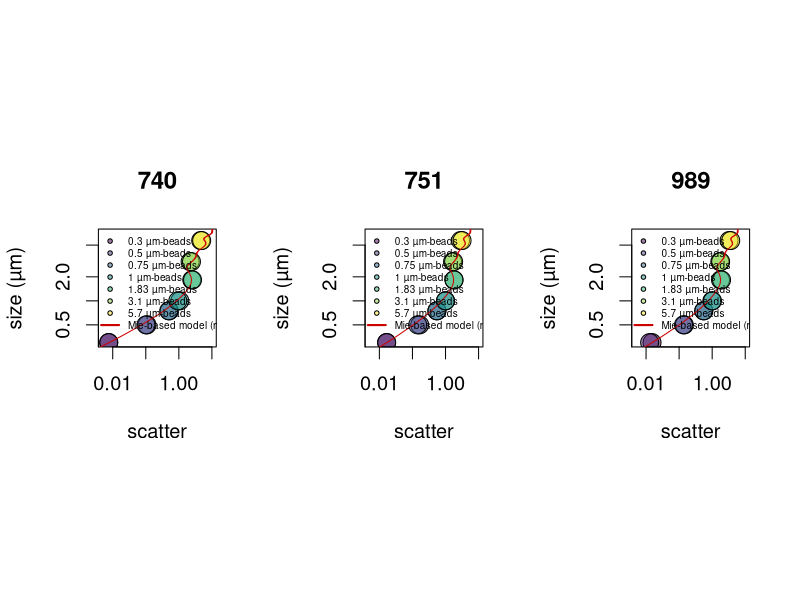

Write the R code that produced this figure. (Note: this script raises an error after producing the figure.)
library(scales)
library(viridis)
path.to.git.repository <- "~/Documents/DATA/Codes/fsc-size-calibration"
setwd(path.to.git.repository)

#############################
### scatter normalization ###
#############################

beads740 <- read.csv("740-summary.csv")
beads740$fsc <- 10^((beads740$fsc.corr.high/2^16)*3.5)
id.740 <- which(beads740$size == 1) # find 1 micron beads
beads740$normalized.fsc <- beads740$fsc/mean(beads740[id.740,'fsc'])
beads740 <- beads740[order(beads740$size),]

beads989<- read.csv("989-summary.csv")
beads989$fsc <- 10^((beads989$fsc.corr.high/2^16)*3.5)
id.989 <- which(beads989$size == 1) # find 1 micron beads
beads989$normalized.fsc <- beads989$fsc/mean(beads989[id.989,'fsc'])
beads989 <- beads989[order(beads989$size),]

beads751 <- read.csv("751-summary.csv")
beads751$fsc <- 10^((beads751$fsc.corr.high/2^16)*3.5)
id.751<- which(beads751$size == 1) # find 1 micron beads
beads751$normalized.fsc <- beads751 $fsc/mean(beads751 [id.751,'fsc'])
beads751 <- beads751[order(beads751$size),]


####################
### OPTIMIZATION ###
####################
library(DEoptim)

# Mie theory fitting
# n <- c(1.35/1.3371, 1.41/1.3371) # range given in Lehmuskero et al. Progr Oceanogr 2018
mie2 <- t(read.csv("meidata-1017.csv" ,header=F)) # low
mie1 <- t(read.csv("meidata-1031.csv" ,header=F)) # fit
mie3 <- t(read.csv("meidata-1045.csv" ,header=F)) # high
mie4 <- t(read.csv("meidata-beads.csv" ,header=F)) # particle of 1 µm, index of refraction of 1.6033

# optimization routine
sigma.lsq <- function(mie, beads, params){

     c <- params[1]
     b <- params[2]
     id <- findInterval(beads$size, mie[,1])
     scatt <- (mie[id,2]/c)^b

           df <- data.frame(obs=beads$normalized.fsc, pred=scatt)
      sigma <- mean(abs(df$obs - df$pred)/df$obs,na.rm=T)
      return(sigma)

  }




##########################
#### CALIBRATION BEADS ### Mie theory optimization
##########################
png("Mie-beads-scatter.png",width=12, height=6, unit='in', res=400)

par(mfrow=c(1,3), pty='s', cex=1.2)

for(inst in c(740,751,989)){

# inst <- 740


### Optimization

if(inst == 740) beads <- beads740
if(inst == 751) beads <- beads751
if(inst == 989) beads <- beads989

f <- function(params) sigma.lsq(mie=mie4, beads=beads, params)
res <- DEoptim(f, lower=c(0,0), upper=c(10000,2), control=DEoptim.control(itermax=1000, reltol=1e-8,trace=100, steptol=100, strategy=2, parallelType=0))
print(res$optim$bestval)
params <- res$optim$bestmem # optimized 'c' and 'b' values
print(params)


### CREATE LOOKUP TABLE
d <- 0.220 #Shalapyonok et al. 2001; 0.220 (Li et al. 1992, Veldhuis et al. 2004, and more studies agreed with 220 fg C um-3)
max.scatter <- 20
min.scatter <- 0.0001

b <- params[2]
c <- params[1]
scatter <- 10^(seq(log10(min(mie1[,2]/c)), log10(max(mie3[,2]/c)),length.out=10000))

s1 <- approx((mie1[,2]/c)^b, mie1[,1], xout=scatter)
s2 <- approx((mie2[,2]/c)^b, mie2[,1], xout=scatter)
s3 <- approx((mie3[,2]/c)^b, mie3[,1], xout=scatter)
s4 <- approx((mie1[,2]/c)^b, d*(4/3*pi*(0.5*mie1[,1])^3), xout=scatter)
s5 <- approx((mie2[,2]/c)^b, d*(4/3*pi*(0.5*mie2[,1])^3), xout=scatter)
s6 <- approx((mie3[,2]/c)^b, d*(4/3*pi*(0.5*mie3[,1])^3), xout=scatter)

		if(inst == 740){mie_740 <- data.frame(cbind(scatter=s1$x,
                                                  diam_740_mid=s1$y,diam_740_upr=s2$y,diam_740_lwr = s3$y,
                                                  Qc_740_mid=s4$y, Qc_740_upr=s5$y, Qc_740_lwr=s6$y))
                      	mie_740 <- subset(mie_740, scatter >= min.scatter & scatter <= max.scatter)
                     	}

        if(inst == 751){mie_751 <- data.frame(cbind(scatter=s1$x,
                                                  diam_751_mid=s1$y,diam_751_upr=s2$y,diam_751_lwr = s3$y,
                                                  Qc_751_mid=s4$y, Qc_751_upr=s5$y, Qc_751_lwr=s6$y))
                      	mie_751 <- subset(mie_751, scatter >= min.scatter & scatter <= max.scatter)
                      	}
	    if(inst == 989){mie_989 <- data.frame(cbind(scatter=s1$x,
                                                  diam_989_mid=s1$y,diam_989_upr=s2$y,diam_989_lwr = s3$y,
                                                  Qc_989_mid=s4$y, Qc_989_upr=s5$y, Qc_989_lwr=s6$y))
                      	mie_989 <- subset(mie_989, scatter >= min.scatter & scatter <= max.scatter)
						}



### PLOT Observartions vs Predicted cell size
plot(beads$normalized.fsc, beads$size,log='xy', xaxt='n',main=paste(inst), xlim=c(0.005,10), ylim=c(0.3,7), bg=alpha(viridis(nrow(beads)),0.5),cex=2, pch=21, xlab="scatter", ylab="size (µm)")
axis(1, at=c(0.01, 0.1, 1,10))
lines((mie4[,2]/params[1])^params[2], mie4[,1], col='red3')
legend("topleft",cex=0.5, legend=c(paste(unique(beads$size), 'µm-beads'), "Mie-based model (n = 1.6)"), bty='n', pch=c(rep(21,nrow(beads)/2), NA), lwd=c(rep(NA,nrow(beads)/2), 2),col=c(rep(1,nrow(beads)/2),'red3'), pt.bg=alpha(c(viridis(nrow(beads)/2), 'red3'),0.5))

}
dev.off()



mie <- data.frame(cbind(mie_740, mie_751[,-1], mie_989[,-1]))

write.csv(mie, "calibrated-mie.csv", row.names=F, quote=F)





#####################
### PHYTOPLANKTON ### validation
#####################


### SIZE
culture <- read.csv("scatter_calibration.csv")
culture$norm.fsc <- culture$fsc / culture$fsc.beads
culture$norm.fsc.sd <- culture$fsc.sd / culture$fsc.beads
culture$volume <- 4/3 * pi * (culture$diameter/2)^3
culture$volume.sd <- culture$volume * culture$diameter.sd/culture$diameter

culture2 <- aggregate(culture, by=list(culture$species), FUN=mean)
culture2 <- subset(culture2, Group.1 !="Phaeodactylum tricornutum") # remove non-spherical cells
culture2 <- culture2[order(culture2$norm.fsc),]

mie <- read.csv("calibrated-mie.csv")
inst <- 740


png("Size-scatter.png",width=12, height=6, unit='in', res=200)

  par(mfrow=c(1,2), pty='s',cex=1.2)
  plot(culture2$norm.fsc, culture2$diameter, log='xy', pch=NA,ylab=substitute(paste("Cell diameter (",mu,"m)")), xlab="Normalized scatter (dimensionless)",cex=2, xaxt='n', yaxt='n', xlim=c(0.002,10), ylim=c(0.5,20), main=paste(inst))
  with(culture2, arrows(norm.fsc, diameter-culture2$diameter.sd, norm.fsc, diameter + culture2$diameter.sd,  code = 3, length=0, col='grey',lwd=2))
  with(culture2, arrows(norm.fsc-norm.fsc.sd, diameter, norm.fsc+norm.fsc.sd, diameter,  code = 3, length=0,col='grey',lwd=2))
  lines(mie$scatter, mie[,paste0("diam_",inst,"_mid")], col='red3', lwd=2)
  lines(mie$scatter, mie[,paste0("diam_",inst,"_upr")], col='grey', lwd=2)
  lines(mie$scatter, mie[,paste0("diam_",inst,"_lwr")], col='grey', lwd=2)
  axis(1, at=c(0.002,0.005,0.01,0.02,0.05,0.1,0.2,0.5,1,2,5))
  axis(2, at=c(0.1,0.2,0.5,1,2,5,10,20),las=1)
  points(culture2$norm.fsc, culture2$diameter, bg=alpha(viridis(nrow(culture2)),0.5), pch=21,cex=2)
  legend("topleft",legend=c(as.vector(culture2$Group.1), "Mie-based model (n = 1.031 +/- 0.014)"), cex=0.5, pch=c(rep(21,nrow(culture2)),NA), lwd=c(rep(NA,nrow(culture2)),2), bty='n',
            pt.bg=alpha(viridis(nrow(culture2)),0.5), col=c(rep(1,nrow(culture2)),'red3'), text.font=c(rep(3,nrow(culture2)),1))

dev.off()
